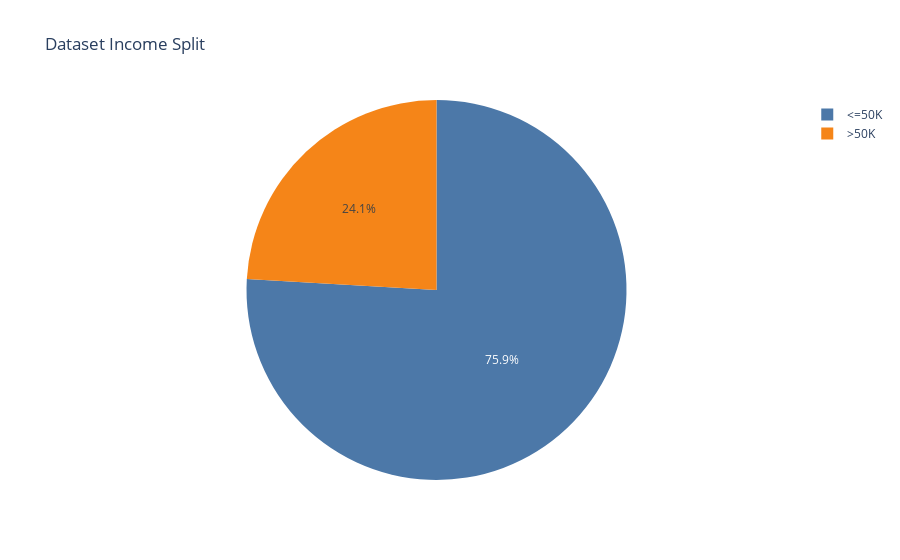

Here is the notebook cell this chart was saved with:
### Markdown cell above
## Pie Chart

### Code cell
income_counts = cd['income'].value_counts()
px.pie(income_counts, values=income_counts, 
             names=income_counts.index, 
             title='Dataset Income Split',
             color_discrete_sequence=px.colors.qualitative.T10)

### Figure 1 — Plotly figure (JSON) as saved in the notebook; plotly's stock layout.template omitted (floating-point values rounded to 4 significant figures)
{"data": [{"domain": {"x": [0, 1], "y": [0, 1]}, "hovertemplate": "income=%{label}<br>value=%{value}<extra></extra>", "labels": ["<=50K", ">50K"], "legendgroup": "", "name": "", "showlegend": true, "type": "pie", "values": [24720, 7841]}], "layout": {"autosize": true, "legend": {"tracegroupgap": 0}, "piecolorway": ["#4C78A8", "#F58518", "#E45756", "#72B7B2", "#54A24B", "#EECA3B", "#B279A2", "#FF9DA6", "#9D755D", "#BAB0AC"], "title": {"text": "Dataset Income Split"}}}
